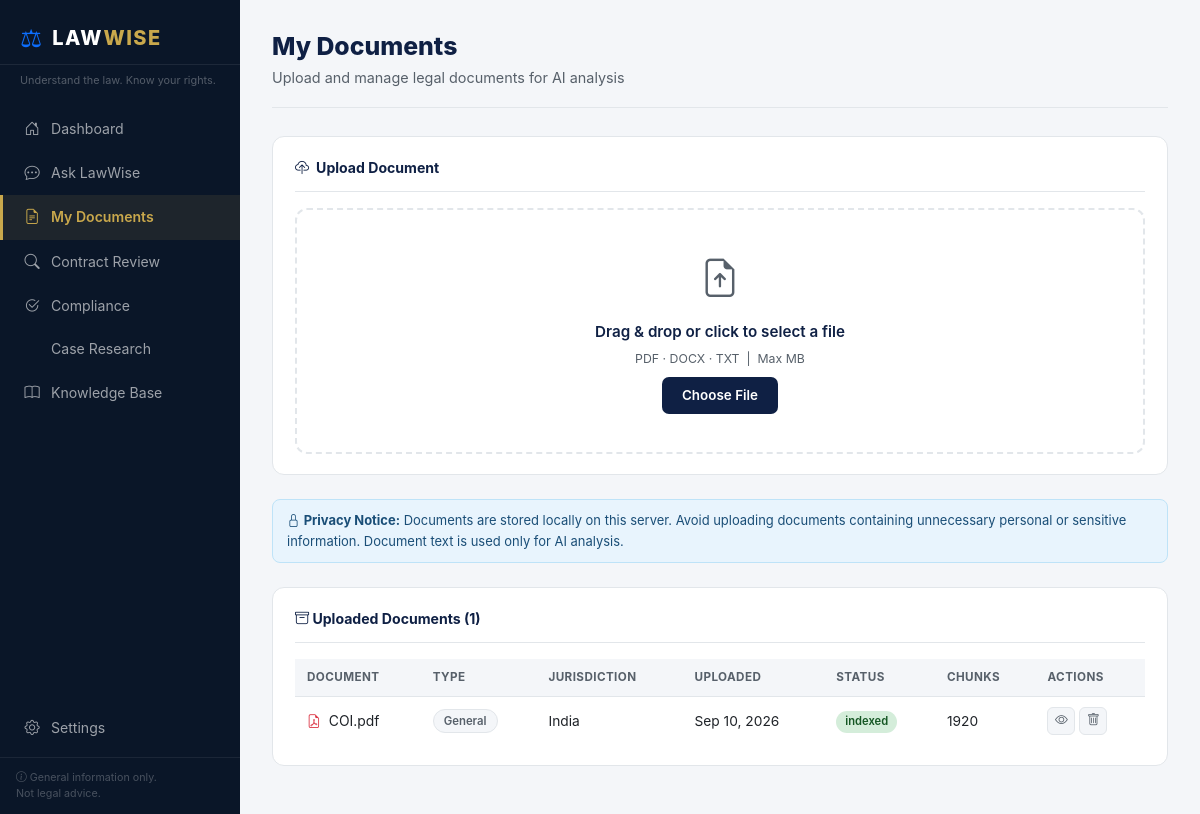
Screenshot of /upload with the database file from the repository.
### models/models.py (models this page shows, shortened)
class Document(db.Model):
    __tablename__ = "documents"
    id = db.Column(db.Integer, primary_key=True)
    filename = db.Column(db.String(255), nullable=False)
    original_filename = db.Column(db.String(255), nullable=False)
    file_type = db.Column(db.String(20), nullable=False)
    file_size = db.Column(db.Integer, default=0)
    upload_date = db.Column(db.DateTime, default=datetime.utcnow)
    jurisdiction = db.Column(db.String(100), default="India")
    doc_type = db.Column(db.String(100), default="General")
    status = db.Column(db.String(50), default="uploaded")  # uploaded, indexed, analyzed
    chunk_count = db.Column(db.Integer, default=0)
    analysis_summary = db.Column(db.Text, nullable=True)

### routes.py (the view)
@main.route("/upload", methods=["GET"])
def upload():
    docs = Document.query.order_by(Document.upload_date.desc()).all()
    return render_template("upload.html", documents=docs)

### templates/upload.html (shortened to what this page needs)
{% extends "base.html" %}
{% block content %}
<div class="page-header d-flex justify-content-between align-items-start flex-wrap gap-2">
  <div>
    <h1 class="page-title">My Documents</h1>
    <p class="page-subtitle">Upload and manage legal documents for AI analysis</p>
  </div>
</div>
<div class="card-panel mb-4">
  <div class="panel-header"><i class="bi bi-cloud-upload"></i> Upload Document</div>
  <div class="upload-zone" id="uploadZone">
    <div class="upload-icon"><i class="bi bi-file-earmark-arrow-up"></i></div>
    <div class="upload-text">Drag & drop or click to select a file</div>
    <div class="upload-hint">PDF · DOCX · TXT &nbsp;|&nbsp; Max {{ config.MAX_UPLOAD_SIZE_MB if config else 10 }} MB</div>
    <button class="btn-upload mt-2" onclick="document.getElementById('fileInput').click()">Choose File</button>
  </div>
</div>
<div class="privacy-notice mb-4">
  <i class="bi bi-lock"></i>
  <strong>Privacy Notice:</strong> Documents are stored locally on this server. Avoid uploading documents containing unnecessary personal or sensitive information. Document text is used only for AI analysis.
</div>
<div class="card-panel">
  <div class="panel-header d-flex justify-content-between align-items-center">
    <span><i class="bi bi-archive"></i> Uploaded Documents ({{ documents | length }})</span>
  </div>
  {% if documents %}
  <div class="doc-table-wrapper">
    <table class="doc-table">
      <thead>
        <tr>
          <th>Document</th>
          <th>Type</th>
          <th>Jurisdiction</th>
          <th>Uploaded</th>
          <th>Status</th>
          <th>Chunks</th>
          <th>Actions</th>
        </tr>
      </thead>
      <tbody>
        {% for doc in documents %}
        <tr>
          <td>
            <div class="d-flex align-items-center gap-2">
              {% if doc.file_type == 'pdf' %}<i class="bi bi-file-earmark-pdf text-danger"></i>
              {% elif doc.file_type == 'docx' %}<i class="bi bi-file-earmark-word text-primary"></i>
              {% else %}<i class="bi bi-file-earmark-text text-secondary"></i>{% endif %}
              <span class="doc-filename">{{ doc.original_filename }}</span>
            </div>
          </td>
          <td><span class="badge-type">{{ doc.doc_type }}</span></td>
          <td>{{ doc.jurisdiction }}</td>
          <td>{{ doc.upload_date.strftime('%b %d, %Y') }}</td>
          <td><span class="status-badge status-{{ doc.status }}">{{ doc.status }}</span></td>
          <td>{{ doc.chunk_count }}</td>
          <td>
            <div class="d-flex gap-1">
              <a href="{{ url_for('main.document_view', doc_id=doc.id) }}" class="btn-icon-sm" title="View"><i class="bi bi-eye"></i></a>
              <button class="btn-icon-sm btn-danger-sm" onclick="deleteDoc({{ doc.id }}, '{{ doc.original_filename }}')" title="Delete"><i class="bi bi-trash"></i></button>
            </div>
          </td>
        </tr>
        {% endfor %}
      </tbody>
    </table>
  </div>
  {% else %}
  <div class="empty-state">
    <div class="empty-icon"><i class="bi bi-file-earmark-plus"></i></div>
    <h5>No documents yet</h5>
    <p>Upload a PDF, DOCX, or TXT document to get started.<br>LawWise will index it for AI-powered analysis.</p>
  </div>
  {% endif %}
</div>
{% endblock %}

### static/css/style.css (style rules this page uses)
:root { --navy: #0f2044; --navy-dark: #0a1628; --navy-mid: #162b54; --white: #ffffff; --surface: #f4f6f9; --border: #e2e6ea; --text: #1f2328; --muted: #57606a; --gold: #c9a84c; --gold-light: rgba(201,168,76,0.13); --accent-blue:#3b82d4; --sidebar-w: 240px; --topbar-h: 56px; --risk-high-bg: #fff5f5; --risk-high-border: #f98080; --risk-med-bg: #fffbeb; --risk-med-border: #f6ad55; --risk-low-bg: #f0fff4; --risk-low-border: #68d391; }
*, *::before, *::after { box-sizing: border-box; }
html { height: 100%; }
body { margin: 0; padding: 0; font-family: -apple-system, "Segoe UI", system-ui, sans-serif; font-size: 14px; line-height: 1.6; color: var(--text); background: var(--surface); min-height: 100%; }
.page-header { margin-bottom: 28px; padding-bottom: 18px; border-bottom: 1px solid var(--border); }
.page-title { font-size: 1.55rem; font-weight: 800; color: var(--navy); margin: 0 0 4px; line-height: 1.2; }
.page-subtitle { color: var(--muted); font-size: 0.9rem; margin: 0; }
.card-panel { background: var(--white); border: 1px solid var(--border); border-radius: 12px; padding: 20px 22px; display: block; }
.panel-header { font-weight: 700; font-size: 0.88rem; color: var(--navy); margin: 0 0 16px; padding-bottom: 12px; border-bottom: 1px solid var(--border); display: flex; align-items: center; gap: 7px; }
.doc-filename { font-size: 0.87rem; }
.status-badge { display: inline-block; padding: 2px 9px; border-radius: 20px; font-size: 0.7rem; font-weight: 600; white-space: nowrap; line-height: 1.6; }
.status-indexed { background: #d4edda; color: #155724; }
.badge-type { display: inline-block; padding: 2px 10px; border-radius: 20px; background: var(--surface); color: var(--muted); font-size: 0.71rem; font-weight: 600; border: 1px solid var(--border); line-height: 1.6; }
.upload-zone { border: 2px dashed var(--border); border-radius: 12px; padding: 38px 20px; text-align: center; cursor: pointer; transition: border-color .15s, background .15s; }
.upload-icon { font-size: 2.4rem; color: var(--muted); margin-bottom: 10px; }
.upload-text { font-weight: 600; font-size: 0.95rem; color: var(--navy); }
.upload-hint { font-size: 0.77rem; color: var(--muted); margin-top: 5px; }
.btn-upload { display: inline-block; background: var(--navy); color: #fff; border: none; border-radius: 7px; padding: 8px 20px; font-size: 0.84rem; cursor: pointer; font-weight: 600; transition: background .15s; margin-top: 10px; }
.doc-table-wrapper { overflow-x: auto; }
.doc-table { width: 100%; border-collapse: collapse; font-size: 0.86rem; }
.doc-table th { text-align: left; padding: 9px 12px; background: var(--surface); color: var(--muted); font-size: 0.73rem; font-weight: 700; text-transform: uppercase; letter-spacing: 0.4px; border-bottom: 1px solid var(--border); white-space: nowrap; }
.doc-table td { padding: 10px 12px; border-bottom: 1px solid var(--border); vertical-align: middle; }
.doc-table tr:last-child td { border-bottom: none; }
.btn-icon-sm { display: inline-flex; align-items: center; justify-content: center; width: 28px; height: 28px; border-radius: 6px; border: 1px solid var(--border); background: var(--surface); color: var(--muted); cursor: pointer; font-size: 0.8rem; text-decoration: none; transition: color .15s, border-color .15s, background .15s; }
.privacy-notice { background: #e8f4fd; border: 1px solid #bee3f8; border-radius: 8px; padding: 10px 14px; font-size: 0.81rem; color: #1a4e77; }

### rows the page displays
Document: file_type "pdf" (drawn), original_filename "COI.pdf", doc_type "General", jurisdiction "India", upload_date "Sep 10, 2026", status "indexed", chunk_count "1920"

### other values shown
{{ documents | length }} "1"
